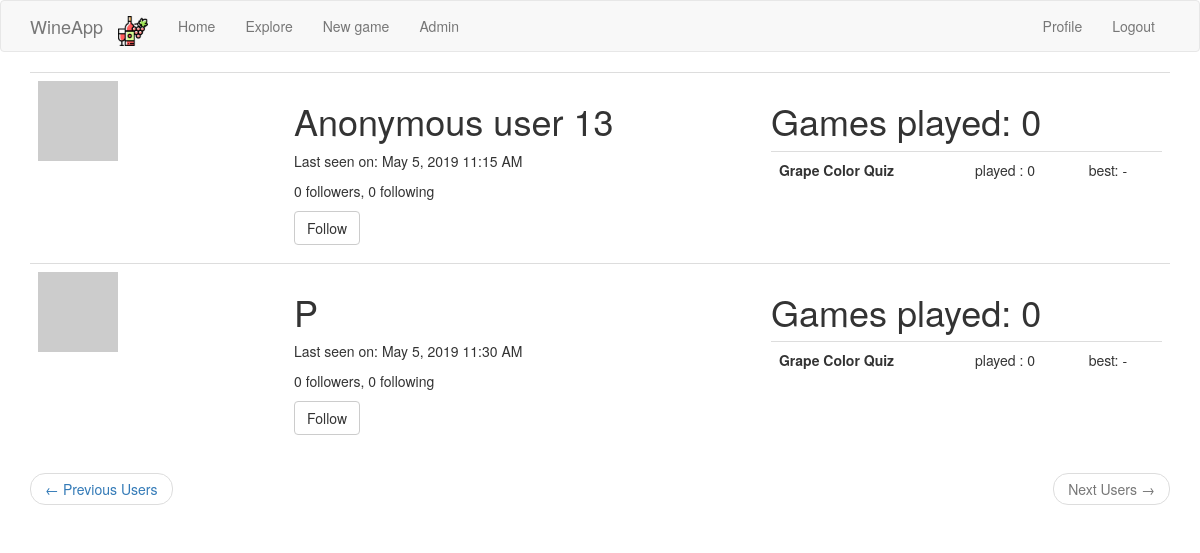
Page /explore_users?page=2 (signed in) on the earlier database version.
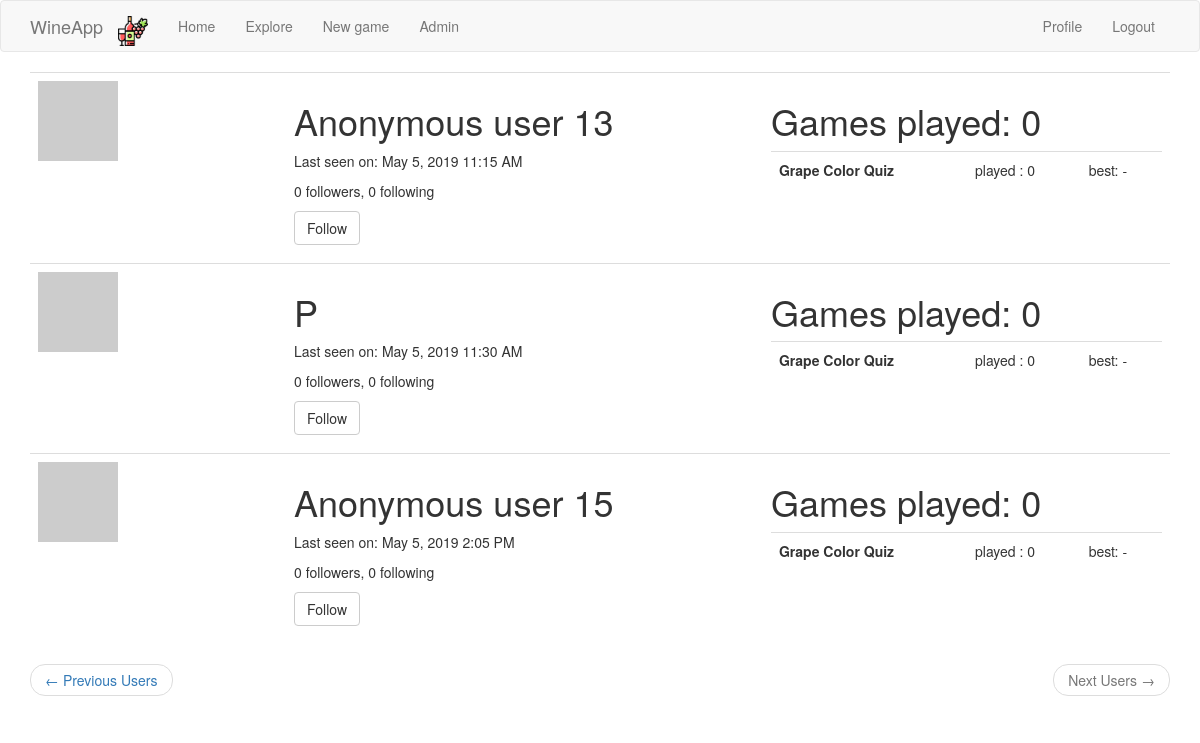
Same page on the later database version.
### app/models.py (models this page shows, shortened)
class User(UserMixin, db.Model):
    id = db.Column(db.Integer, primary_key=True)
    username = db.Column(db.String(64), index=True, unique=True)
    email = db.Column(db.String(120), index=True, unique=True)
    password_hash = db.Column(db.String(128))
    posts = db.relationship('Post', backref='author', lazy='dynamic')
    about_me = db.Column(db.String(140))
    last_seen = db.Column(db.DateTime, default=datetime.utcnow)
    followed = db.relationship(
        'User', secondary=followers,
        primaryjoin=(followers.c.follower_id == id),
        secondaryjoin=(followers.c.followed_id == id),
        backref=db.backref('followers', lazy='dynamic'), lazy='dynamic')
    def avatar(self, size):
        digest = md5(self.email.lower().encode('utf-8')).hexdigest()
        return 'https://www.gravatar.com/avatar/{}?d=identicon&s={}'.format(
            digest, size)
    def is_following(self, user_):
        return self.followed.filter(
            followers.c.followed_id == user_.id).count() > 0

### app/main/routes.py (the view)
@bp.route('/explore_users', methods=['GET', 'POST'])
@login_required
def explore_users():
    page = request.args.get('page', 1, type=int)
    users = User.query.order_by(User.id.asc()).paginate(
        page, current_app.config['USERS_PER_PAGE'], False)
    next_url = url_for('main.explore_users', page=users.next_num) \
        if users.has_next else None
    prev_url = url_for('main.explore_users', page=users.prev_num) \
        if users.has_prev else None
    games_stats = {u.id: get_player_stats(u) for u in users.items}
    return render_template('explore_users.html',
                           users=users.items,
                           games_stats=games_stats,
                           prev_url=prev_url,
                           next_url=next_url)

### app/main/routes.py (called while the page is built)
@bp.before_app_request
def before_request():
    if current_user.is_authenticated:
        current_user.last_seen = datetime.utcnow()
        db.session.commit()
    g.locale = str(get_locale())

### app/models.py (called while the page is built)
@login.user_loader
def load_user(id):
    return User.query.get(int(id))

def get_player_stats(user_):
    games = Game.query.filter_by(player_id=user_.id).all()
    games_per_type = {}
    for game_type, game_name in current_app.config['GAMES_TO_NAMES'].items():
        games_per_type[(game_type, game_name)] = [game for game in games if game.game_type == game_type]
    summary_per_type = []
    for (game_type, game_name), games in games_per_type.items():
        summary_per_type.append(
            {
                'name': game_name,
                'type': game_type,
                'nb_played': len(games),
                'best': max(games, key=lambda x: x.score).score if len(games) > 0 else '-'
            }
        )
        return summary_per_type, len(games)

### app/templates/explore_users.html
{% extends "base.html" %}
{% block app_content %}
<table class="table table-hover">
     {% for user in users %}
        {% include '_user.html' %}
    {% endfor %}
</table>
<nav aria-label="...">
    <ul class="pager">
        <li class="previous{% if not prev_url %} disabled{% endif %}">
            <a href="{{ prev_url or '#' }}">
                <span aria-hidden="true">&larr;</span> {{ _('Previous Users') }}
            </a>
        </li>
        <li class="next{% if not next_url %} disabled{% endif %}">
            <a href="{{ next_url or '#' }}">
                {{ _('Next Users') }} <span aria-hidden="true">&rarr;</span>
            </a>
        </li>
    </ul>
</nav>
{% endblock %}

### app/templates/_user.html (shortened to what this page needs)
<tr onclick="window.location='{{ url_for('main.user', username=user.username) }}'">
    <td width="256px"><img src="{{ user.avatar(256) }}"></td>
    <td>
        <h1>{{ user.username.capitalize() }}</h1>
        {% if user.last_seen %}
        <p>{{ _('Last seen on') }}: {{ moment(user.last_seen).format('LLL') }}</p>
        {% endif %}
        <p>{{ _('%(count)d followers', count=user.followers.count()) }}, {{ _('%(count)d following',
            count=user.followed.count()) }}</p>
        {% if user == current_user %}
        <p><a class="btn btn-default" href="{{ url_for('main.edit_profile') }}">{{ _('Edit your profile') }}</a></p>
        {% elif not current_user.is_following(user) %}
        <p><a class="btn btn-default" href="{{ url_for('main.follow', username=user.username) }}">{{ _('Follow') }}</a></p>
        {% else %}
        <p><a class="btn btn-default" href="{{ url_for('main.unfollow', username=user.username) }}">{{ _('Unfollow') }}</a></p>
        {% endif %}
    </td>
    <td>
        <h1>Games played: {{ games_stats[user.id][1] }}</h1>
        <table class="table table-hover">
            {% for game in games_stats[user.id][0] %}
            <tr>
                <th>{{ game.name }}</th>
                <td>played : {{ game.nb_played }}</td>
                <td>best: {{ game.best }}</td>
                {% endfor %}
            </tr>
        </table>
    </td>
</tr>

Differences in the rows shown:
added User: username "Anonymous user 15", last_seen "May 5, 2019 2:05 PM", games_stats "0", name "Grape Color Quiz", nb_played "0", best "-"
